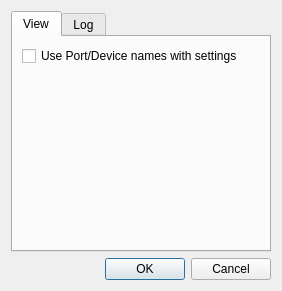
<?xml version="1.0" encoding="UTF-8"?>
<ui version="4.0">
 <class>mbCoreDialogSystemSettings</class>
 <widget class="QDialog" name="mbCoreDialogSystemSettings">
  <property name="geometry">
   <rect>
    <x>0</x>
    <y>0</y>
    <width>282</width>
    <height>291</height>
   </rect>
  </property>
  <property name="windowTitle">
   <string>Settings</string>
  </property>
  <layout class="QVBoxLayout" name="verticalLayout">
   <item>
    <widget class="QTabWidget" name="tabWidget">
     <property name="currentIndex">
      <number>0</number>
     </property>
     <widget class="QWidget" name="pgView">
      <attribute name="title">
       <string>View</string>
      </attribute>
      <layout class="QVBoxLayout" name="verticalLayout_4">
       <item>
        <widget class="QCheckBox" name="chbUseNameWithSettings">
         <property name="text">
          <string>Use Port/Device names with settings</string>
         </property>
        </widget>
       </item>
       <item>
        <spacer name="verticalSpacer_2">
         <property name="orientation">
          <enum>Qt::Vertical</enum>
         </property>
         <property name="sizeHint" stdset="0">
          <size>
           <width>20</width>
           <height>40</height>
          </size>
         </property>
        </spacer>
       </item>
      </layout>
     </widget>
     <widget class="QWidget" name="pgLog">
      <attribute name="title">
       <string>Log</string>
      </attribute>
      <layout class="QVBoxLayout" name="verticalLayout_3">
       <item>
        <widget class="QGroupBox" name="grLogFlags">
         <property name="title">
          <string>Log Flags</string>
         </property>
         <layout class="QVBoxLayout" name="verticalLayout_2">
          <item>
           <widget class="QCheckBox" name="chbLogError">
            <property name="text">
             <string>Error</string>
            </property>
           </widget>
          </item>
          <item>
           <widget class="QCheckBox" name="chbLogWarning">
            <property name="text">
             <string>Warning</string>
            </property>
           </widget>
          </item>
          <item>
           <widget class="QCheckBox" name="chbLogInfo">
            <property name="text">
             <string>Info</string>
            </property>
           </widget>
          </item>
          <item>
           <widget class="QCheckBox" name="chbLogTxRx">
            <property name="text">
             <string>TxRx</string>
            </property>
           </widget>
          </item>
         </layout>
        </widget>
       </item>
       <item>
        <widget class="QCheckBox" name="chbUseTimestamp">
         <property name="text">
          <string>Use timestamp</string>
         </property>
        </widget>
       </item>
       <item>
        <layout class="QHBoxLayout" name="horizontalLayout">
         <item>
          <widget class="QLabel" name="label">
           <property name="text">
            <string>Format</string>
           </property>
          </widget>
         </item>
         <item>
          <widget class="QLineEdit" name="lnFormat"/>
         </item>
        </layout>
       </item>
       <item>
        <spacer name="verticalSpacer">
         <property name="orientation">
          <enum>Qt::Vertical</enum>
         </property>
         <property name="sizeHint" stdset="0">
          <size>
           <width>20</width>
           <height>40</height>
          </size>
         </property>
        </spacer>
       </item>
      </layout>
     </widget>
    </widget>
   </item>
   <item>
    <widget class="QDialogButtonBox" name="buttonBox">
     <property name="orientation">
      <enum>Qt::Horizontal</enum>
     </property>
     <property name="standardButtons">
      <set>QDialogButtonBox::Cancel|QDialogButtonBox::Ok</set>
     </property>
    </widget>
   </item>
  </layout>
 </widget>
 <resources/>
 <connections>
  <connection>
   <sender>buttonBox</sender>
   <signal>accepted()</signal>
   <receiver>mbCoreDialogSystemSettings</receiver>
   <slot>accept()</slot>
   <hints>
    <hint type="sourcelabel">
     <x>248</x>
     <y>254</y>
    </hint>
    <hint type="destinationlabel">
     <x>157</x>
     <y>274</y>
    </hint>
   </hints>
  </connection>
  <connection>
   <sender>buttonBox</sender>
   <signal>rejected()</signal>
   <receiver>mbCoreDialogSystemSettings</receiver>
   <slot>reject()</slot>
   <hints>
    <hint type="sourcelabel">
     <x>316</x>
     <y>260</y>
    </hint>
    <hint type="destinationlabel">
     <x>286</x>
     <y>274</y>
    </hint>
   </hints>
  </connection>
 </connections>
</ui>
